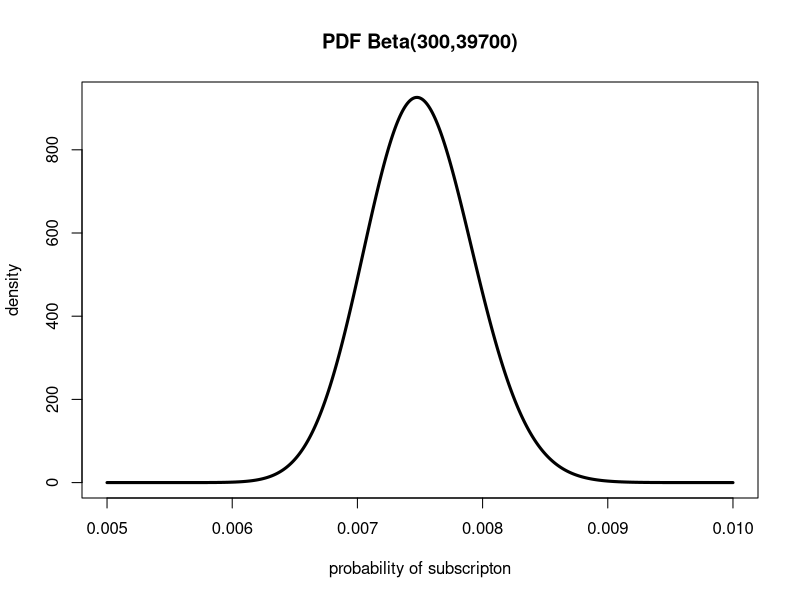
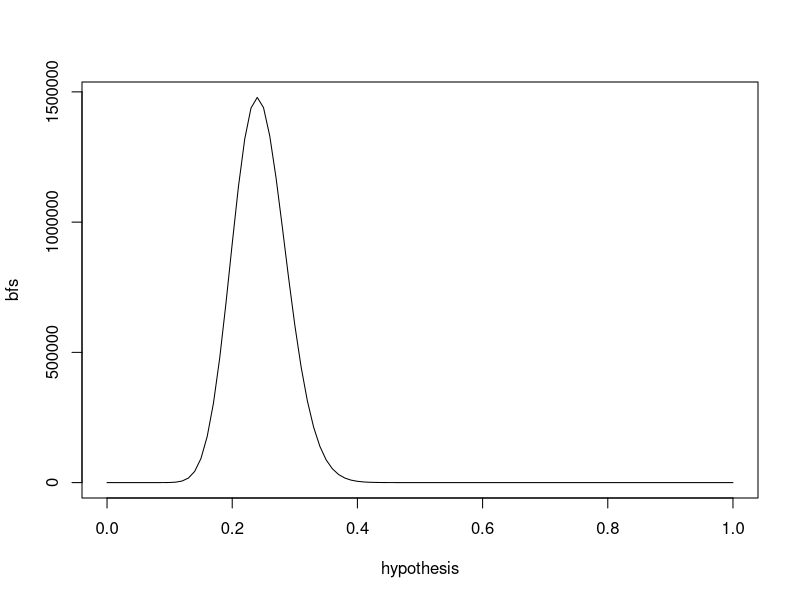
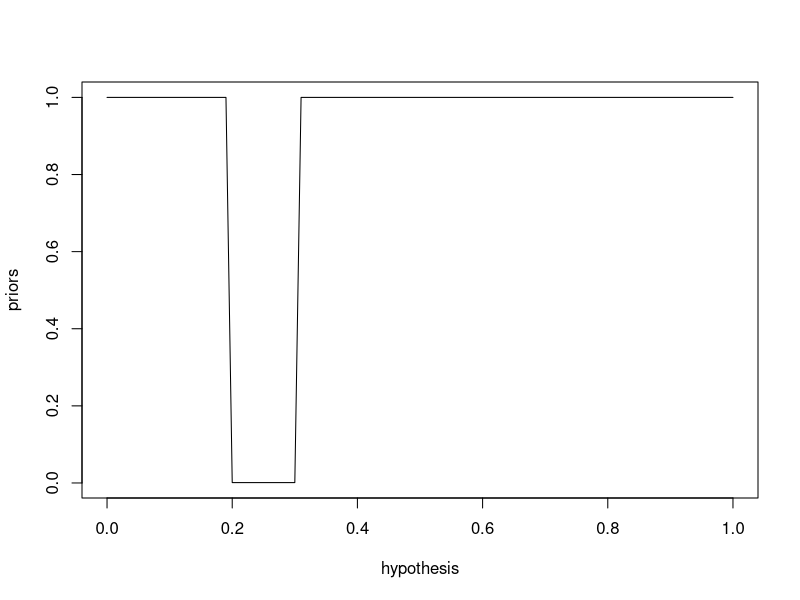
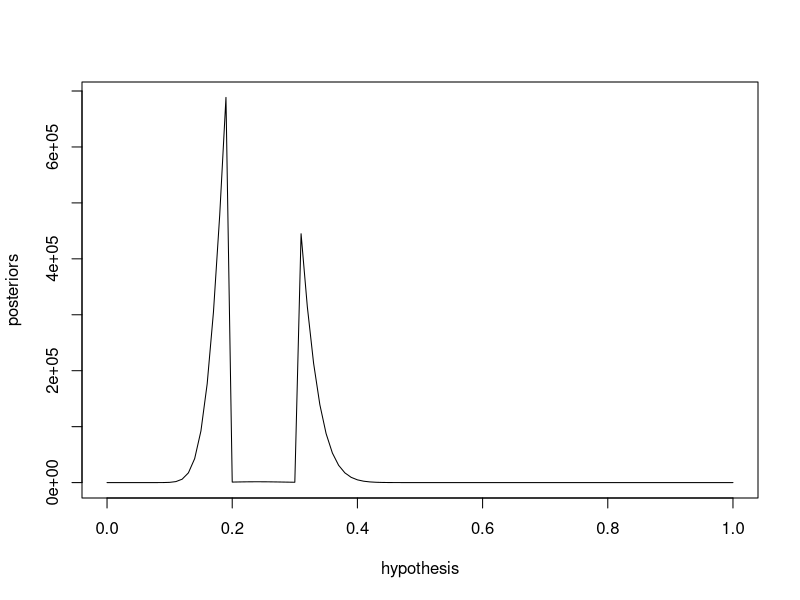

R code for these plots, in order:
## ---- chunk 1
knitr::opts_chunk$set(echo = TRUE)
## ---- chunk 2
pbinom(0,100,0.00720,lower.tail=FALSE)
## ---- chunk 3
integrate (function(p) dbeta(p,14,27),0,0.5)
## ---- chunk 4
xs <- seq(0.005,0.01,by=0.00001)
plot(xs,dbeta(xs,300,40000-300),type="l",lwd=3,
     ylab="density",
     xlab="probability of subscripton",
     main="PDF Beta(300,39700)")
## ---- chunk 5
n.trials <- 100000
prior.alpha <- 3
prior.beta <- 7
a.samples <- rbeta(n.trials,36+prior.alpha,114+prior.beta)
b.samples <- rbeta(n.trials,50+prior.alpha,100+prior.beta)
p.b_superior <- sum(b.samples > a.samples)/n.trials

p.b_superior  

## ---- chunk 6
dx <- 0.01
hypothesis <- seq(0,1,by=dx)
bayes.factor <- function (h_top,h_bottom) {
  ((h_top)^24*(1-h_top)^76)/((h_bottom)^24*(1-h_bottom)^76)
}
bfs <- bayes.factor(hypothesis,0.5)
plot(hypothesis,bfs,type="l")
max(bfs)
hypothesis[which.max(bfs)]
## ---- chunk 7
priors <- ifelse(hypothesis >=0.2 & hypothesis <=0.3, 1/1000,1)
plot(hypothesis,priors,type="l")
posteriors <-priors*bfs
plot(hypothesis,posteriors,type="l")
